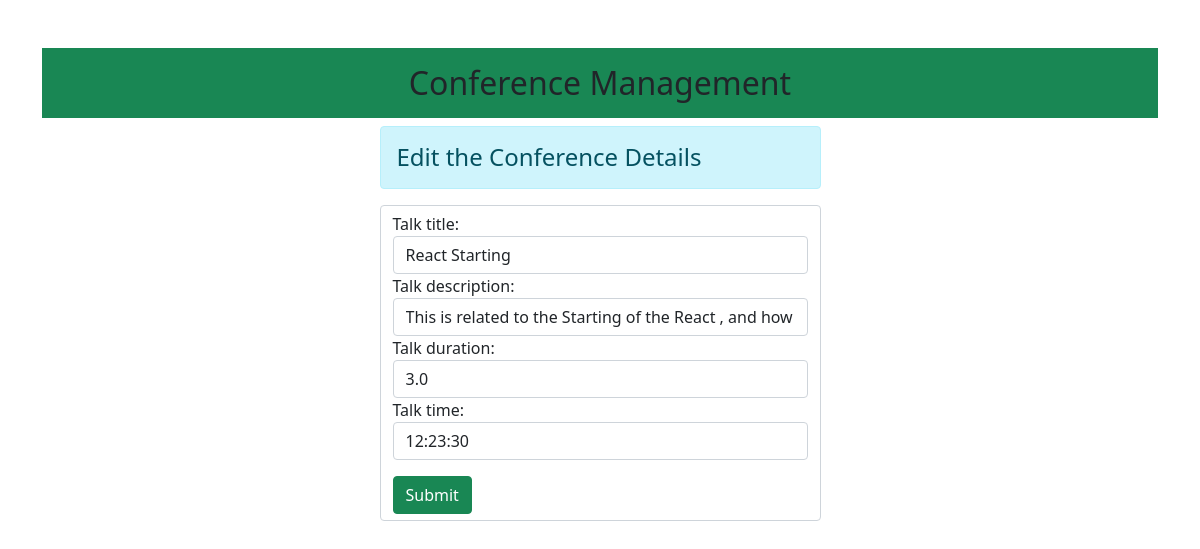
The app's page /React Starting/talks/edit, older data.
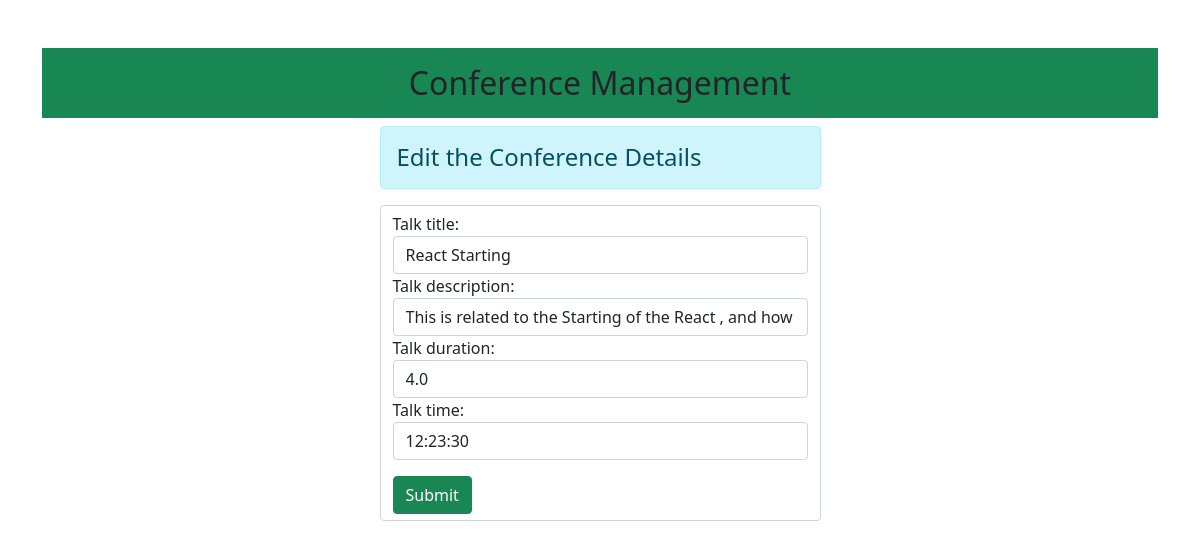
The same page, newer data.
### myapp/models.py (models this page shows)
class TalkModel(models.Model):
    talk_conference_title  = models.ForeignKey(ConferenceModel,on_delete=models.CASCADE)
    talk_title = models.TextField(null=False,primary_key=True)
    talk_description =  models.CharField(max_length=100,null=False)
    talk_duration = models.DecimalField(max_digits=2,decimal_places=1)
    talk_time = models.TimeField(null=True)

### myapp/views.py (the view)
# urls.py: path('<str:id>/talks/edit',views.talkedit,name='talkedit'),
def talkedit(request,id):
    if request.method == 'POST':
        uniquetalktitle = TalkModel.objects.get(pk=id)
        requesttalkdetails = TalkForm(request.POST,instance=uniquetalktitle)
        if requesttalkdetails.is_valid():
            requesttalkdetails.save()
            return HttpResponsePermanentRedirect('/')
    else:
        uniquetalktitle = TalkModel.objects.get(pk=id)
        requesttalkdetails = TalkForm(instance=uniquetalktitle)
    return render(request,'myapp/talkedit.html',{'requesttalkdetails':requesttalkdetails})

### myapp/forms.py
class TalkForm(forms.ModelForm):
    class Meta:
        model = TalkModel
        fields = ['talk_conference_title','talk_title','talk_description','talk_duration','talk_time']
        widgets = {
            'talk_conference_title' : forms.HiddenInput,
            'talk_title' : forms.TextInput(attrs={'class':'form-control '}),
            'talk_description' : forms.TextInput(attrs={'class':'form-control '}),
            'talk_duration' : forms.TextInput(attrs={'class':'form-control '}),
            'talk_time' : forms.TextInput(attrs={'class':'form-control','placeholder':'HH:MM:SS'}),
        }

### myapp/templates/myapp/talkedit.html (shortened to what this page needs)
{% extends 'myapp/base.html' %}
{% block content %}
<div class="col-sm-5 container">
    <h4 class="alert alert-info">Edit the Conference Details</h4>
    <form class="form-control" method="POST">
    {{ requesttalkdetails }}
        <input type="submit" class="btn btn-success " value="Submit" id="add">
    </form>
</div>
{% endblock content %}

Row changes from the older to the newer data that the page shows:
changed TalkModel "React Starting": talk_duration "3.0" → "4.0"
